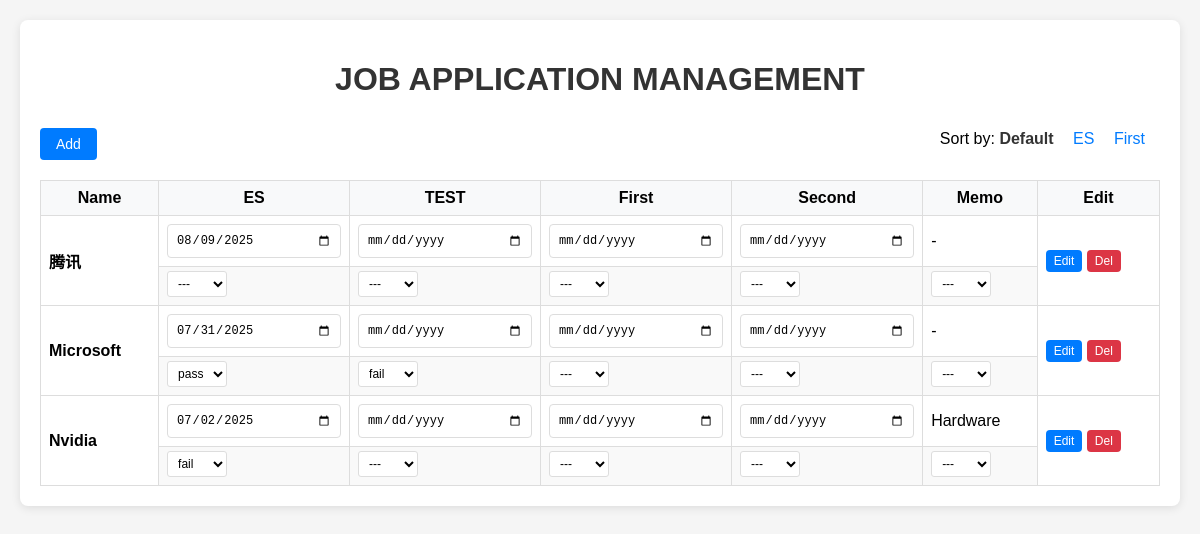
Before: / with the older database file.
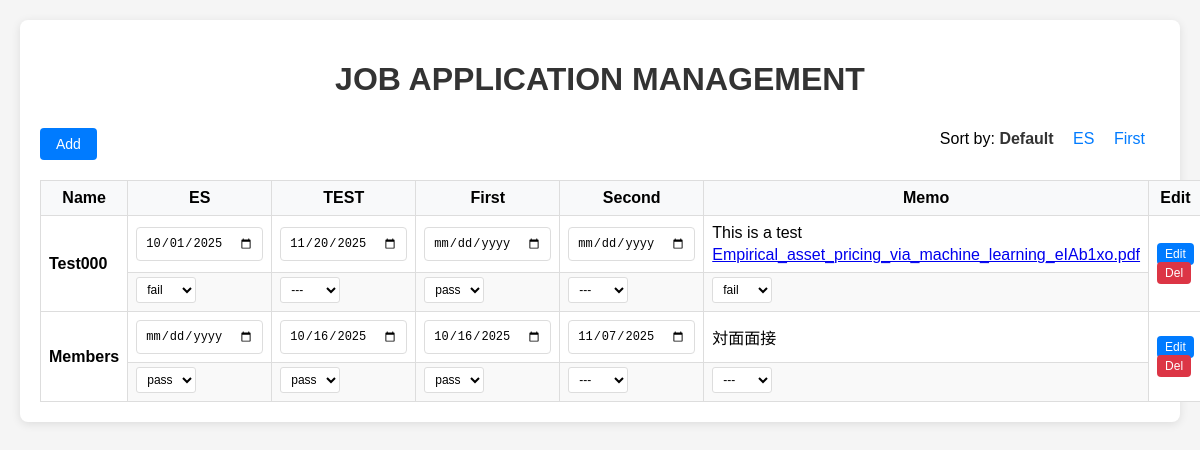
After: the same page with the newer database file.
### jobs/models.py (models this page shows, shortened)
class JobApplication(models.Model):
    STATUS_CHOICES = [
        ('---', '---'),
        ('pass', 'Pass'),
        ('fail', 'Fail'),
    ]
    company_name = models.CharField(max_length=100, verbose_name="Company Name")
    application_deadline = models.DateField(null=True, blank=True ,verbose_name="Application Deadline")
    online_test_deadline = models.DateField(null=True, blank=True ,verbose_name="Online Test Deadline")
    first_interview_date = models.DateField(null=True, blank=True ,verbose_name="First Interview Date")
    second_interview_date = models.DateField(null=True, blank=True ,verbose_name="Second Interview Date")
    notes = models.TextField(max_length=100, blank=True , verbose_name="Memo")
    pdf_file = models.FileField(
        upload_to='job_pdfs/',
        validators=[FileExtensionValidator(['pdf'])],
        blank=True,
        null=True,
        verbose_name="ES & Interview Notes",
        help_text="Only PDF"
    )
    @property
    def pdf_filename(self):
        if self.pdf_file and getattr(self.pdf_file, "name", ""):
            return os.path.basename(self.pdf_file.name)
        return ""
    application_status = models.CharField(max_length=10, choices=STATUS_CHOICES, default='---', verbose_name="Application Status")
    online_test_status = models.CharField(max_length=10, choices=STATUS_CHOICES, default='---', verbose_name="Online Test Status")
    first_interview_status = models.CharField(max_length=10, choices=STATUS_CHOICES, default='---', verbose_name="First Interview Status")
    second_interview_status = models.CharField(max_length=10, choices=STATUS_CHOICES, default='---', verbose_name="Second Interview Status")
    notes_result = models.CharField(max_length=10, choices=STATUS_CHOICES, default='---', verbose_name="Memo Result")
    created_at = models.DateTimeField(auto_now_add=True)
    updated_at = models.DateTimeField(auto_now=True)
    class Meta:
        verbose_name = "Application"
        verbose_name_plural = "Applications"
        ordering = ['-created_at']

### jobs/views.py (the view)
# urls.py: path('', views.job_list, name='job_list'),
def job_list(request):
    sort_by = request.GET.get('sort', 'created_at')
    if sort_by == 'application_deadline':
        jobs = JobApplication.objects.all().order_by('application_deadline')
    elif sort_by == 'first_interview_date':
        jobs = JobApplication.objects.all().order_by('first_interview_date')
    else:
        jobs = JobApplication.objects.all().order_by('-created_at')
    return render(request, 'jobs/job_list.html', {
        'jobs': jobs,
        'current_sort': sort_by
    })

### jobs/templates/jobs/job_list.html (shortened to what this page needs)
{% extends 'jobs/base.html' %}
{% block content %}
<div class="toolbar">
    <a href="{% url 'add_job' %}" class="btn">Add</a>
    <div class="sort-links">
        Sort by:
        <a href="?sort=created_at" {% if current_sort == 'created_at' %}class="active"{% endif %}>Default</a>
        <a href="?sort=application_deadline" {% if current_sort == 'application_deadline' %}class="active"{% endif %}>ES</a>
        <a href="?sort=first_interview_date" {% if current_sort == 'first_interview_date' %}class="active"{% endif %}>First</a>
    </div>
</div>
{% if jobs %}
<table>
    <thead>
        <tr>
            <th>Name</th>
            <th>ES</th>
            <th>TEST</th>
            <th>First</th>
            <th>Second</th>
            <th>Memo</th>
            <th>Edit</th>
        </tr>
    </thead>
    <tbody>
        {% for job in jobs %}
        <tr class="job-row">
            <td rowspan="2"><strong>{{ job.company_name }}</strong></td>
            <td>
                <form method="post" action="{% url 'update_date' %}" class="date-form">
                    <input type="date" name="date_value"
                           value="{% if job.application_deadline %}{{ job.application_deadline|date:'Y-m-d' }}{% endif %}"
                           onchange="this.form.submit()" class="date-input">
                </form>
            </td>
            <td>
                <form method="post" action="{% url 'update_date' %}" class="date-form">
                    <input type="date" name="date_value"
                           value="{% if job.online_test_deadline %}{{ job.online_test_deadline|date:'Y-m-d' }}{% endif %}"
                           onchange="this.form.submit()" class="date-input">
                </form>
            </td>
            <td>
                <form method="post" action="{% url 'update_date' %}" class="date-form">
                    <input type="date" name="date_value"
                           value="{% if job.first_interview_date %}{{ job.first_interview_date|date:'Y-m-d' }}{% endif %}"
                           onchange="this.form.submit()" class="date-input">
                </form>
            </td>
            <td>
                <form method="post" action="{% url 'update_date' %}" class="date-form">
                    <input type="date" name="date_value"
                           value="{% if job.second_interview_date %}{{ job.second_interview_date|date:'Y-m-d' }}{% endif %}"
                           onchange="this.form.submit()" class="date-input">
                </form>
            </td>
            <td>
                <div class="note-text">
                    {% if job.notes %}
                        {{ job.notes|truncatechars:20 }}
                    {% else %}
                        -
                    {% endif %}
                </div>
                {% if job.pdf_file %}
                    <div class="note-file" style="margin-top: 4px;">
                        <a href="{{ job.pdf_file.url }}" target="_blank" title="{{ job.pdf_filename }}">{{ job.pdf_filename }}</a>
                    </div>
                {% endif %}
            </td>
            <td rowspan="2">
                <a href="{% url 'edit_job' job.id %}" class="btn btn-small">Edit</a>
                <form method="post" action="{% url 'delete_job' job.id %}" style="display: inline;"
                      onsubmit="return confirm('Delete {{ job.company_name }} ?')">
                    <button type="submit" class="btn btn-danger btn-small">Del</button>
                </form>
            </td>
        </tr>
        <tr class="status-row">
            <td>
                <form method="post" action="{% url 'update_status' %}" class="status-form">
                    <select name="status" onchange="this.form.submit()" class="status-select">
                        <option value="---" {% if job.application_status == '---' %}selected{% endif %}>---</option>
                        <option value="pass" {% if job.application_status == 'pass' %}selected{% endif %}>pass</option>
                        <option value="fail" {% if job.application_status == 'fail' %}selected{% endif %}>fail</option>
                    </select>
                </form>
            </td>
            <td>
                <form method="post" action="{% url 'update_status' %}" class="status-form">
                    <select name="status" onchange="this.form.submit()" class="status-select">
                        <option value="---" {% if job.online_test_status == '---' %}selected{% endif %}>---</option>
                        <option value="pass" {% if job.online_test_status == 'pass' %}selected{% endif %}>pass</option>
                        <option value="fail" {% if job.online_test_status == 'fail' %}selected{% endif %}>fail</option>
                    </select>
                </form>
            </td>
            <td>
                <form method="post" action="{% url 'update_status' %}" class="status-form">
                    <select name="status" onchange="this.form.submit()" class="status-select">
                        <option value="---" {% if job.first_interview_status == '---' %}selected{% endif %}>---</option>
                        <option value="pass" {% if job.first_interview_status == 'pass' %}selected{% endif %}>pass</option>
                    </select>
                </form>
            </td>
            <td>
                <form method="post" action="{% url 'update_status' %}" class="status-form">
                    <select name="status" onchange="this.form.submit()" class="status-select">
                        <option value="---" {% if job.second_interview_status == '---' %}selected{% endif %}>---</option>
                    </select>
                </form>
            </td>
            <td>
                <form method="post" action="{% url 'update_status' %}" class="status-form">
                    <select name="status" onchange="this.form.submit()" class="status-select">
                        <option value="---" {% if job.notes_result == '---' %}selected{% endif %}>---</option>
                        <option value="fail" {% if job.notes_result == 'fail' %}selected{% endif %}>fail</option>
                    </select>
                </form>
            </td>
        </tr>
        {% endfor %}
    </tbody>
</table>
{% else %}
<p style="text-align: center; color: #666; margin-top: 50px;">
<a href="{% url 'add_job' %}">Add first record</a>
</p>
{% endif %}
{% endblock %}

### jobs/templates/jobs/base.html (shortened to what this page needs)
<!DOCTYPE html>
<html lang="zh-CN">
<head>
</head>
<body>
    <div class="container">
        <h1>JOB APPLICATION MANAGEMENT</h1>
        {% block content %}
        {% endblock %}
    </div>
</body>
</html>

### jobs/templates/jobs/base.html (style rules this page uses)
body { font-family: Arial, sans-serif; margin: 20px; background-color: #f5f5f5; }
.container { max-width: 1200px; margin: 0 auto; background: white; padding: 20px; border-radius: 8px; box-shadow: 0 2px 10px rgba(0,0,0,0.1); }
h1 { color: #333; text-align: center; margin-bottom: 30px; }
.toolbar { margin-bottom: 20px; display: flex; justify-content: space-between; align-items: center; }
.btn { background-color: #007bff; color: white; padding: 8px 16px; text-decoration: none; border-radius: 4px; border: none; cursor: pointer; font-size: 14px; }
.btn-danger { background-color: #dc3545; }
.btn-small { padding: 4px 8px; font-size: 12px; }
table { width: 100%; border-collapse: collapse; margin-top: 10px; }
th, td { border: 1px solid #ddd; padding: 8px; text-align: left; }
th { background-color: #f8f9fa; font-weight: bold; position: sticky; top: 0; }
tr:nth-child(even) { background-color: #f9f9f9; }
input[type="text"], input[type="date"], textarea, select { width: 100%; padding: 8px; border: 1px solid #ddd; border-radius: 4px; box-sizing: border-box; }
.sort-links { margin-bottom: 10px; }
.sort-links a { margin-right: 15px; color: #007bff; text-decoration: none; }
.sort-links .active { font-weight: bold; color: #333; }
.status-form { margin: 0; }
.date-form { margin: 0; }
.status-select { width: auto; padding: 4px 6px; font-size: 12px; border: 1px solid #ddd; border-radius: 3px; background-color: white; }
.date-input { width: auto; padding: 4px 6px; font-size: 12px; border: 1px solid #ddd; border-radius: 3px; background-color: white; min-width: 120px; }
.status-select option[value="---"] { color: #666; }
.status-select option[value="pass"] { color: #28a745; }
.status-select option[value="fail"] { color: #dc3545; }
th { background-color: #f8f9fa; font-weight: bold; position: sticky; top: 0; text-align: center; vertical-align: middle; }
.job-row { background-color: white; }
.status-row { background-color: #f9f9f9; border-top: none; }
.job-row td, .status-row td { border-top: 1px solid #ddd; vertical-align: middle; }
.status-row td { border-top: none; padding-top: 4px; padding-bottom: 8px; }

Changed rows visible on the page:
removed JobApplication: company_name "Microsoft", date_value "07/31/2025", status "pass", status "fail", status "---"
removed JobApplication: company_name "Nvidia", date_value "07/02/2025", notes "Hardware", status "fail", status "---"
added JobApplication: company_name "Test000", date_value "10/01/2025", date_value "11/20/2025", notes "This is a test", pdf_filename "Empirical_asset_pricing_via_machine_learning_eIAb1xo.pdf", status "fail", status "---", status "pass"
changed JobApplication: company_name "腾讯" → "Members"; date_value "08/09/2025" → "10/16/2025"; date_value (not shown) → "10/16/2025"; date_value (not shown) → "11/07/2025"; notes (not shown) → "対面面接"; status "---" → "pass"
